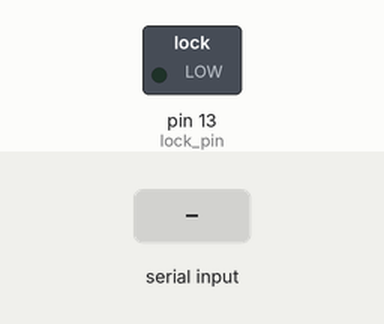
The sketch below on a simulated Arduino Uno, built with avr-gcc and run on an emulated ATmega328P. On the bench: switched loads named in the sketch (green lamp = pin HIGH). Inputs (shaded band) come from the test bench.

Above: at 1.2 s.
1.3 s: "90,45\n" received over Serial
At 2.5 s:
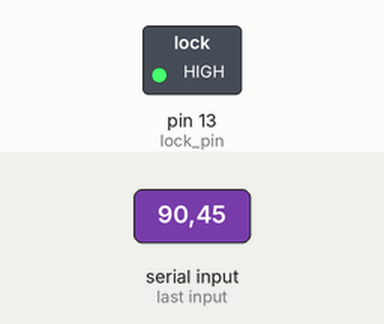
2.8 s: "0\n" received over Serial
At 3.5 s:
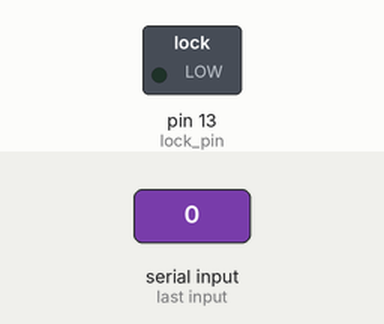
4.3 s: "30,150\n" received over Serial
At 4.8 s:
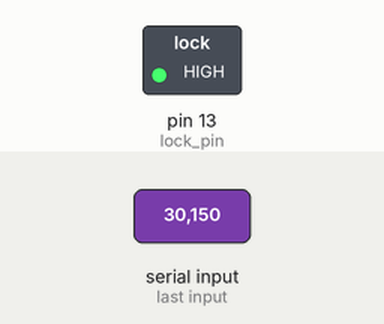
Timing chart, 0 to 7.3 s (numbered marks = the images above; inputs shaded):
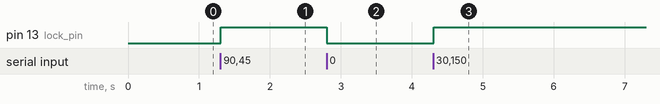

The sketch:

smart_lock_using_face_detection.ino
```cpp
int lock_pin=13;

void setup()
{
  pinMode(lock_pin,OUTPUT);
  triggerLock(false);
  Serial.begin(115200);
}

void loop()
{
  serialEvent();
}

void serialEvent()
{
  String m="";
  char c='\0';
  while(Serial.available()>0)
  {
    delay(1);
    c=Serial.read();
    if(c=='\n'||c=='\r')
    {
      continue;
    }
    m+=c;
  }
  if(m=="")
  {
    return;
  }
  cmd(m);
}

void cmd(String a)
{
  int i=a.toInt();
  if(i==0)
  {
    triggerLock(false);
  }
  else
  {
    triggerLock(true);
  }
}

void triggerLock(boolean a)
{
  if(a)
  {
    digitalWrite(lock_pin,HIGH);
  }
  else
  {
    digitalWrite(lock_pin,LOW);
  }
}
```

Measured:
- after the input at 1.3 s, pin 13 (lock_pin): LOW → HIGH at once
- after the input at 2.8 s, pin 13 (lock_pin): HIGH → LOW at once
- after the input at 4.3 s, pin 13 (lock_pin): LOW → HIGH at once
